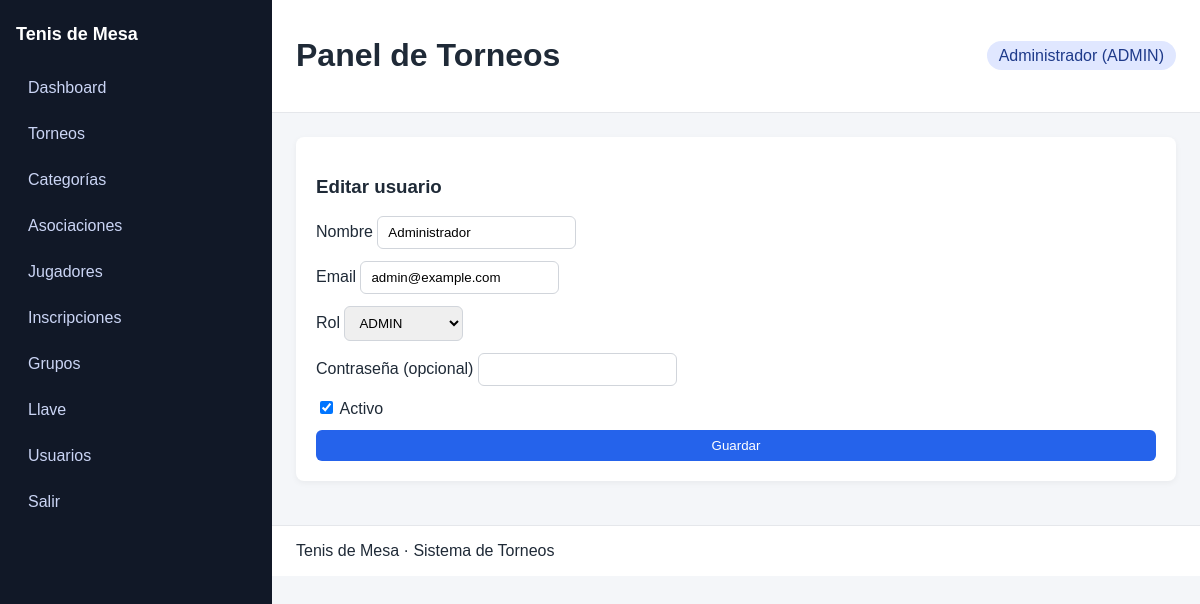
/users/edit?id=1 (signed in), run on the app's committed database.
### tables this page shows
CREATE TABLE users (
    id INT AUTO_INCREMENT PRIMARY KEY,
    name VARCHAR(120) NOT NULL,
    email VARCHAR(120) NOT NULL UNIQUE,
    password_hash VARCHAR(255) NOT NULL,
    role ENUM('ADMIN','OPERADOR','LECTURA') NOT NULL DEFAULT 'LECTURA',
    is_active TINYINT(1) NOT NULL DEFAULT 1,
    created_at TIMESTAMP DEFAULT CURRENT_TIMESTAMP
);

### app/Core/Helpers.php (called while the page is built, shortened)
<?php
function env(string $key, ?string $default = null): ?string
{
    $value = $_ENV[$key] ?? getenv($key);
    return $value === false || $value === null ? $default : $value;
}
function e(?string $value): string
{
    return htmlspecialchars($value ?? '', ENT_QUOTES, 'UTF-8');
}
function view(string $view, array $data = []): void
{
    extract($data);
    $viewFile = __DIR__ . '/../Views/' . $view . '.php';
    require $viewFile;
}
function current_user(): ?array
{
    return Session::user();
}

### app/Controllers/UsersController.php (called while the page is built, shortened)
<?php
class UsersController
{
    public function edit(): void
    {
        $id = (int)($_GET['id'] ?? 0);
        $user = (new User())->find($id);
        view('users/edit', compact('user'));
    }
}

### public/index.php (called while the page is built, shortened)
<?php
require __DIR__ . '/../app/Core/Helpers.php';
spl_autoload_register(function ($class) {
    $prefix = 'App\\';
    $baseDir = __DIR__ . '/../app/';
    $len = strlen($prefix);
    $relativeClass = substr($class, $len);
    $file = $baseDir . str_replace('\\', '/', $relativeClass) . '.php';
});
$router = new Router();
$router->get('/login', [new AuthController(), 'showLogin']);
$router->post('/login', [new AuthController(), 'login']);
$router->get('/logout', [new AuthController(), 'logout']);
$router->get('/', [new DashboardController(), 'index'], ['ADMIN', 'OPERADOR', 'LECTURA']);
$router->get('/users', [new UsersController(), 'index'], ['ADMIN']);
$router->get('/users/create', [new UsersController(), 'create'], ['ADMIN']);
$router->post('/users/store', [new UsersController(), 'store'], ['ADMIN']);
$router->get('/users/edit', [new UsersController(), 'edit'], ['ADMIN']);
$router->post('/users/update', [new UsersController(), 'update'], ['ADMIN']);
$router->post('/users/delete', [new UsersController(), 'delete'], ['ADMIN']);
$router->get('/tournaments', [new TournamentsController(), 'index'], ['ADMIN', 'OPERADOR']);
$router->get('/tournaments/create', [new TournamentsController(), 'create'], ['ADMIN', 'OPERADOR']);
$router->post('/tournaments/store', [new TournamentsController(), 'store'], ['ADMIN', 'OPERADOR']);
$router->get('/tournaments/edit', [new TournamentsController(), 'edit'], ['ADMIN', 'OPERADOR']);
$router->post('/tournaments/update', [new TournamentsController(), 'update'], ['ADMIN', 'OPERADOR']);
$router->post('/tournaments/delete', [new TournamentsController(), 'delete'], ['ADMIN']);
$router->get('/categories', [new CategoriesController(), 'index'], ['ADMIN', 'OPERADOR']);
$router->get('/categories/create', [new CategoriesController(), 'create'], ['ADMIN', 'OPERADOR']);
$router->post('/categories/store', [new CategoriesController(), 'store'], ['ADMIN', 'OPERADOR']);
$router->get('/categories/edit', [new CategoriesController(), 'edit'], ['ADMIN', 'OPERADOR']);
$router->post('/categories/update', [new CategoriesController(), 'update'], ['ADMIN', 'OPERADOR']);
$router->post('/categories/delete', [new CategoriesController(), 'delete'], ['ADMIN', 'OPERADOR']);
$router->get('/associations', [new AssociationsController(), 'index'], ['ADMIN', 'OPERADOR']);
$router->get('/associations/create', [new AssociationsController(), 'create'], ['ADMIN', 'OPERADOR']);
$router->post('/associations/store', [new AssociationsController(), 'store'], ['ADMIN', 'OPERADOR']);
$router->get('/associations/edit', [new AssociationsController(), 'edit'], ['ADMIN', 'OPERADOR']);
$router->post('/associations/update', [new AssociationsController(), 'update'], ['ADMIN', 'OPERADOR']);
$router->post('/associations/delete', [new AssociationsController(), 'delete'], ['ADMIN', 'OPERADOR']);
$router->get('/players', [new PlayersController(), 'index'], ['ADMIN', 'OPERADOR']);
$router->get('/players/create', [new PlayersController(), 'create'], ['ADMIN', 'OPERADOR']);
$router->post('/players/store', [new PlayersController(), 'store'], ['ADMIN', 'OPERADOR']);
$router->get('/players/edit', [new PlayersController(), 'edit'], ['ADMIN', 'OPERADOR']);
$router->post('/players/update', [new PlayersController(), 'update'], ['ADMIN', 'OPERADOR']);
$router->post('/players/delete', [new PlayersController(), 'delete'], ['ADMIN', 'OPERADOR']);
$router->get('/registrations', [new RegistrationsController(), 'index'], ['ADMIN', 'OPERADOR']);
$router->post('/registrations/store', [new RegistrationsController(), 'store'], ['ADMIN', 'OPERADOR']);
$router->post('/registrations/delete', [new RegistrationsController(), 'delete'], ['ADMIN', 'OPERADOR']);
$router->post('/registrations/import', [new RegistrationsController(), 'importCsv'], ['ADMIN', 'OPERADOR']);
$router->get('/groups', [new GroupsController(), 'index'], ['ADMIN', 'OPERADOR']);
$router->post('/groups/generate', [new GroupsController(), 'generate'], ['ADMIN', 'OPERADOR']);
$router->get('/groups/show', [new GroupsController(), 'show'], ['ADMIN', 'OPERADOR', 'LECTURA']);
$router->post('/groups/recalc', [new GroupsController(), 'recalc'], ['ADMIN', 'OPERADOR']);
$router->get('/matches/edit', [new MatchesController(), 'edit'], ['ADMIN', 'OPERADOR']);
$router->post('/matches/update', [new MatchesController(), 'update'], ['ADMIN', 'OPERADOR']);
$router->get('/brackets', [new BracketsController(), 'index'], ['ADMIN', 'OPERADOR', 'LECTURA']);
$router->get('/brackets/show', [new BracketsController(), 'show'], ['ADMIN', 'OPERADOR', 'LECTURA']);
$router->post('/brackets/generate', [new BracketsController(), 'generate'], ['ADMIN', 'OPERADOR']);
$router->dispatch($_SERVER['REQUEST_METHOD'], $_SERVER['REQUEST_URI']);

### app/Core/Session.php (called while the page is built, shortened)
<?php
class Session
{
    public static function user(): ?array
    {
        return $_SESSION['user'] ?? null;
    }
}

### app/Models/BaseModel.php (called while the page is built, shortened)
<?php
abstract class BaseModel
{
    public function __construct()
    {
        $this->db = Database::connection();
    }
}

### app/Core/Database.php (called while the page is built, shortened)
<?php
class Database
{
    private static ?PDO $connection = null;
    public static function connection(): PDO
    {
        if (self::$connection === null) {
            $host = env('DB_HOST', '127.0.0.1');
            $db = env('DB_NAME', 'tournament');
            $user = env('DB_USER', 'root');
            $pass = env('DB_PASS', '');
            $charset = 'utf8mb4';
            $dsn = "mysql:host={$host};dbname={$db};charset={$charset}";
            try {
                self::$connection = new PDO($dsn, $user, $pass, [
                    PDO::ATTR_ERRMODE => PDO::ERRMODE_EXCEPTION,
                    PDO::ATTR_DEFAULT_FETCH_MODE => PDO::FETCH_ASSOC,
                ]);
            } catch (PDOException $e) {
                http_response_code(500);
                echo 'Database connection error.';
                exit;
            }
        }
        return self::$connection;
    }
}

### app/Models/User.php (called while the page is built, shortened)
<?php
class User extends BaseModel
{
    public function find(int $id): ?array
    {
        $stmt = $this->db->prepare('SELECT * FROM users WHERE id = ?');
        $stmt->execute([$id]);
        $user = $stmt->fetch();
        return $user ?: null;
    }
}

### app/Views/users/edit.php (the view, shortened to what this page needs)
<?php require __DIR__ . '/../partials/header.php'; ?>
<div class="card">
    <h3>Editar usuario</h3>
    <?php if ($user): ?>
    <form method="post" action="/users/update" class="form-grid">
        <label>Nombre
            <input type="text" name="name" value="<?php echo e($user['name']); ?>" required>
        </label>
        <label>Email
            <input type="email" name="email" value="<?php echo e($user['email']); ?>" required>
        </label>
        <label>Rol
            <select name="role">
                <?php foreach (['ADMIN', 'OPERADOR', 'LECTURA'] as $role): ?>
                    <option value="<?php echo $role; ?>" <?php echo $user['role'] === $role ? 'selected' : ''; ?>><?php echo $role; ?></option>
                <?php endforeach; ?>
            </select>
        </label>
        <label>Contraseña (opcional)
            <input type="password" name="password">
        </label>
        <label class="checkbox">
            <input type="checkbox" name="is_active" <?php echo $user['is_active'] ? 'checked' : ''; ?>> Activo
        </label>
        <button type="submit" class="btn primary">Guardar</button>
    </form>
    <?php else: ?>
        <p>No se encontró el usuario.</p>
    <?php endif; ?>
</div>
<?php require __DIR__ . '/../partials/footer.php'; ?>

### app/Core/Router.php (shortened to what this page needs)
<?php
class Router
{
    private array $routes = [];
    private function map(string $method, string $path, callable $handler, array $roles): void
    {
        $this->routes[] = compact('method', 'path', 'handler', 'roles');
    }
    public function dispatch(string $method, string $uri): void
    {
        $path = parse_url($uri, PHP_URL_PATH) ?: '/';
        foreach ($this->routes as $route) {
            if ($route['method'] === $method && $route['path'] === $path) {
                call_user_func($route['handler']);
                return;
            }
        }
    }
}

### app/Views/partials/header.php (shortened to what this page needs)
<?php
$user = current_user();
?>
<!DOCTYPE html>
<html lang="es">
<head>
    <link rel="stylesheet" href="/theme/css/theme.css">
</head>
<body>
<div class="app-wrapper">
    <aside class="app-sidebar">
        <div class="sidebar-header">
            <span class="brand">Tenis de Mesa</span>
        </div>
        <nav class="sidebar-nav">
            <a href="/" class="sidebar-link">Dashboard</a>
            <?php if ($user): ?>
                <?php if (in_array($user['role'], ['ADMIN', 'OPERADOR'], true)): ?>
                    <a href="/tournaments" class="sidebar-link">Torneos</a>
                    <a href="/categories" class="sidebar-link">Categorías</a>
                    <a href="/associations" class="sidebar-link">Asociaciones</a>
                    <a href="/players" class="sidebar-link">Jugadores</a>
                    <a href="/registrations" class="sidebar-link">Inscripciones</a>
                    <a href="/groups" class="sidebar-link">Grupos</a>
                    <a href="/brackets" class="sidebar-link">Llave</a>
                <?php endif; ?>
                <?php if ($user['role'] === 'ADMIN'): ?>
                    <a href="/users" class="sidebar-link">Usuarios</a>
                <?php endif; ?>
            <?php endif; ?>
            <a href="/logout" class="sidebar-link">Salir</a>
        </nav>
    </aside>
    <main class="app-content">
        <header class="app-header">
            <div class="header-left">
                <h1>Panel de Torneos</h1>
            </div>
            <div class="header-right">
                <?php if ($user): ?>
                    <span class="user-pill"><?php echo e($user['name']); ?> (<?php echo e($user['role']); ?>)</span>
                <?php endif; ?>
            </div>
        </header>
        <section class="app-body">

### app/Views/partials/footer.php (shortened to what this page needs)
        </section>
        <footer class="app-footer">
            <span>Tenis de Mesa · Sistema de Torneos</span>
        </footer>
    </main>
</div>
</body>
</html>

### public/theme/css/theme.css (style rules this page uses)
body { margin: 0; font-family: Arial, sans-serif; background: #f4f6f9; color: #1f2a37; }
.app-wrapper { display: flex; min-height: 100vh; }
.app-sidebar { width: 240px; background: #111827; color: #fff; padding: 24px 16px; }
.sidebar-header { font-size: 18px; font-weight: bold; margin-bottom: 24px; }
.sidebar-nav { display: flex; flex-direction: column; gap: 8px; }
.sidebar-link { color: #cbd5f5; text-decoration: none; padding: 10px 12px; border-radius: 6px; }
.app-content { flex: 1; display: flex; flex-direction: column; }
.app-header { background: #fff; padding: 16px 24px; display: flex; justify-content: space-between; align-items: center; border-bottom: 1px solid #e5e7eb; }
.app-body { padding: 24px; }
.app-footer { padding: 16px 24px; background: #fff; border-top: 1px solid #e5e7eb; }
.card { background: #fff; padding: 20px; border-radius: 8px; box-shadow: 0 2px 6px rgba(0,0,0,0.05); margin-bottom: 20px; }
.form-grid { display: grid; gap: 12px; }
input, select { padding: 8px 10px; border: 1px solid #d1d5db; border-radius: 6px; }
.btn { padding: 8px 12px; border: none; border-radius: 6px; background: #e5e7eb; cursor: pointer; text-decoration: none; color: #111827; display: inline-block; }
.btn.primary { background: #2563eb; color: #fff; }
.user-pill { background: #e0e7ff; color: #1e3a8a; padding: 6px 12px; border-radius: 999px; }

### data on the page
users: shows "Torneos", shows "Usuarios", name "Administrador", role "ADMIN", email "admin@example.com", is_active "☑"
